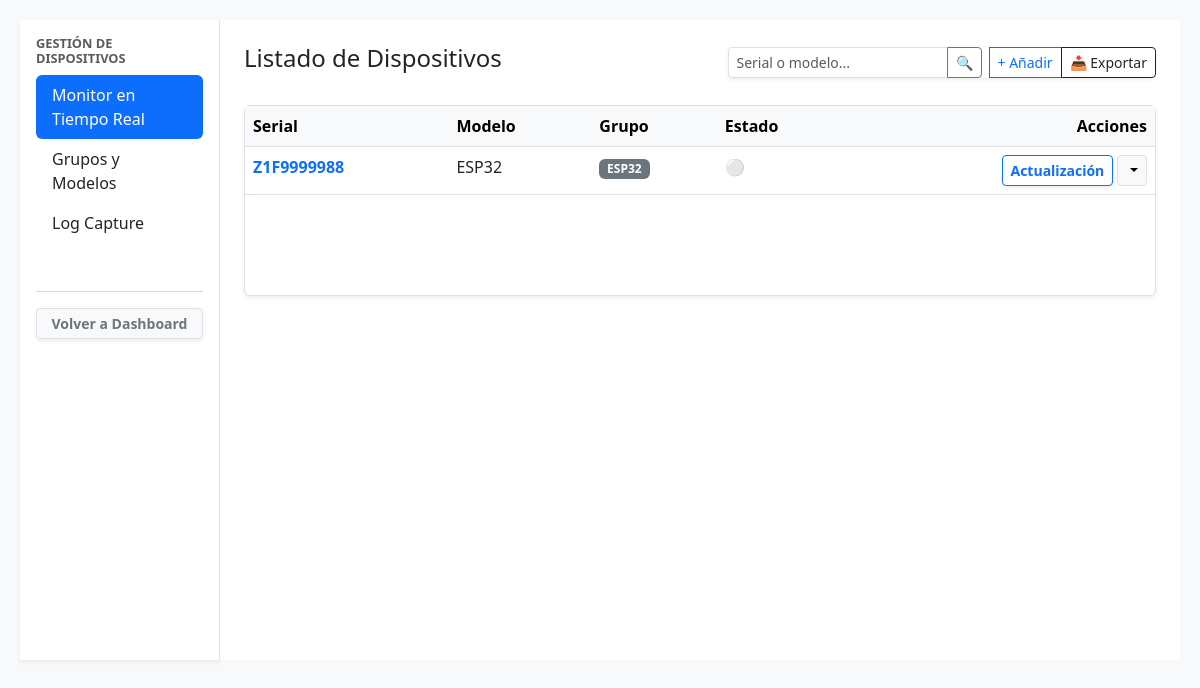
/dispositivos/ (signed in), run on the app's committed database.
### impresoras/models.py (models this page shows, shortened)
class Dispositivo(models.Model):
    validar_serial = RegexValidator(
        regex=r'^[A-Z0-9]{10}$',
        message="El serial solo puede contener letras mayúsculas y números, sin espacios (ej. Z1F9999988).",
        code="serial_invalido"
    )
    serial = models.CharField(max_length=50, unique=True, validators=[validar_serial], help_text="Ingrese el serial exacto del equipo.")
    modelo = models.ForeignKey(ModeloEquipo, on_delete=models.CASCADE, related_name='dispositivos', null=True, blank=True)
    grupo = models.ForeignKey(Grupo, on_delete=models.SET_NULL,null=True, blank=True)
    fecha_registro = models.DateTimeField(auto_now_add=True)
    ultimo_sts1 = models.IntegerField(null=True, blank=True)
    ultimo_sts2 = models.IntegerField(null=True, blank=True)
    ultima_conexion = models.DateTimeField(null=True, blank=True)
    fw_ismart_instalado = models.CharField(max_length=20, default="Desconocida", blank=True)
    fw_printer_instalado = models.CharField(max_length=20, default="Desconocida", blank=True)
    firmware_actual = models.ForeignKey(VersionFirmware, on_delete=models.SET_NULL, null=True, blank=True, related_name='equipos_instalados')

class ModeloEquipo(models.Model):
    nombre = models.CharField(max_length=100, unique=True)
    marca = models.CharField(max_length=100, blank=True, null=True)
    def __str__(self):
        if self.marca:
            return f"{self.marca} {self.nombre}"
        return self.nombre

class Grupo(models.Model):
    nombre = models.CharField(max_length=100)
    descripcion = models.TextField(blank=True, null=True)
    def __str__(self):
        return self.nombre

### impresoras/views.py (the view)
# urls.py: path('dispositivos/', lista_dispositivos, name='dispositivos_lista'),
@login_required
def lista_dispositivos(request):
    query = request.GET.get('buscar')
    dispositivos = Dispositivo.objects.all()
    proyectos_disponibles = ProyectoFirmware.objects.prefetch_related('versiones').all()
    if query:
        dispositivos = dispositivos.filter(
            Q(serial__icontains=query) | Q(modelo__icontains=query)
        )
    if request.method == 'POST':
        form = DispositivoForm(request.POST)
        if form.is_valid():
            form.save()
            return redirect('dispositivos_lista')
    else:
        form = DispositivoForm()
    grupos = Grupo.objects.all()
    modelos = ModeloEquipo.objects.all()
    context = {
        'dispositivos': dispositivos,
        'form': form,
        'grupos': grupos,
        'modelos': modelos,
        'proyectos_disponibles': proyectos_disponibles,
    }
    return render(request, 'lista_dispositivos.html', context)

### impresoras/forms.py
class DispositivoForm(forms.ModelForm):
    class Meta:
        model = Dispositivo
        fields = ['serial', 'modelo', 'grupo']
        widgets = {
            'serial': forms.TextInput(attrs={
                'class': 'form-control',
                'placeholder': 'Ej: Z1F9999988',
                'minlength': '10',
                'maxlength': '10',
                'pattern': '^[A-Z0-9]{10}$',
                'title': 'El serial debe tener exactamente 10 caracteres alfanumericos sin espacios.',
                'required': True
            }),
            'modelo': forms.Select(attrs={'class': 'form-control', 'required': True}),
            'grupo': forms.Select(attrs={'class': 'form-control'}),
        }

### templates/lista_dispositivos.html (shortened to what this page needs)
{% extends 'dispositivos_base.html' %}
{% block dispositivos_content %}
<div class="p-4">
    <div class="d-flex justify-content-between align-items-center mb-4">
        <h4>Listado de Dispositivos</h4>
        <div class="btn-group shadow-sm">
            <form method="GET" action="{% url 'dispositivos_lista' %}" class="d-flex me-2">
                <div class="input-group input-group-sm">
                    <input type="text" name="buscar" class="form-control" placeholder="Serial o modelo..." value="{{ request.GET.buscar }}">
                    <button class="btn btn-outline-secondary" type="submit">🔍</button>
                </div>
            </form>
            <button class="btn btn-sm btn-outline-primary" data-bs-toggle="modal" data-bs-target="#modalAñadir">+ Añadir</button>
            <a href="{% url 'exportar_excel' %}?buscar={{ request.GET.buscar }}" class="btn btn-sm btn-outline-dark d-flex align-items-center">
                📥 Exportar
            </a>
        </div>
    </div>
    <div class="table-responsive shadow-sm border rounded">
        <table class="table table-hover mb-0">
            <thead class="table-light">
                <tr>
                    <th>Serial</th>
                    <th>Modelo</th>
                    <th>Grupo</th>
                    <th>Estado</th>
                    <th class="text-end">Acciones</th> </tr>
            </thead>
            <tbody>
                {% for equipo in dispositivos %}
                    <tr>
                        <td>
                            <a href="#" class="text-decoration-none fw-bold"
                            data-bs-toggle="modal"
                            data-bs-target="#modalMonitor"
                            data-serial="{{ equipo.serial }}">
                                {{ equipo.serial }}
                            </a>
                        </td>
                        <td>{{ equipo.modelo.nombre }}</td>
                        <td><span class="badge bg-secondary">{{ equipo.grupo.nombre|default:"Sin grupo" }}</span></td>
                        <td id="indicador-{{ equipo.serial }}">
                            <span class="text-muted" title="Esperando conexión...">⚪</span>
                        </td>
                        <td class="text-end" style="overflow: visible;">
                            <div class="dropdown">
                                <button class="btn btn-sm btn-outline-primary fw-bold shadow-sm" data-bs-toggle="modal" data-bs-target="#modalOta-{{ equipo.id }}">
                                     Actualización
                                </button>
                                <button class="btn btn-sm btn-light border dropdown-toggle"
                                        type="button"
                                        data-bs-toggle="dropdown"
                                        aria-expanded="false">
                                </button>
                            </div>
                        </td>
                    </tr>
                {% empty %}
                    <tr>
                        <td colspan="4" class="text-center text-muted">
                            No se encontraron dispositivos que coincidan con la búsqueda...
                        </td>
                    </tr>
                {% endfor %}
            </tbody>
        </table>
    </div>
</div>
{% endblock %}

### templates/lista_dispositivos.html (style rules this page uses)
.table-responsive { overflow: visible !important; }
.table { margin-bottom: 100px !important; }

### data on the page
Dispositivo: serial "Z1F9999988", modelo.nombre "ESP32", grupo.nombre "ESP32"
